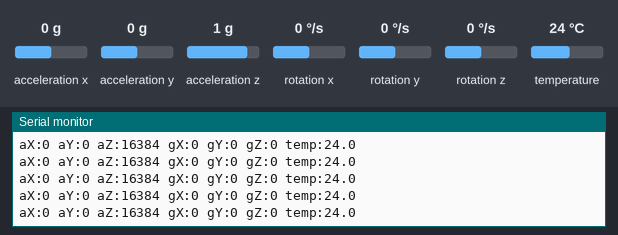
A sketch run on a simulated Arduino Uno, built with avr-gcc and run on an emulated ATmega328P. On the bench: the last lines printed to the serial monitor. The test bench sets the inputs (shaded band); at power-on: acceleration x 0 g, acceleration y 0 g, acceleration z 1 g, rotation x 0 °/s, rotation y 0 °/s, rotation z 0 °/s, temperature 24 °C.

Above: at 1.2 s.
1.3 s: acceleration x set to -1.4 g
At 1.49 s:
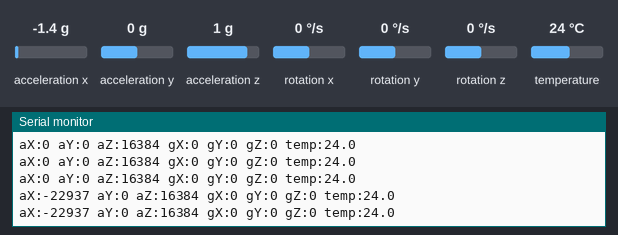
2.8 s: acceleration y set to -1.4 g
At 2.86 s:
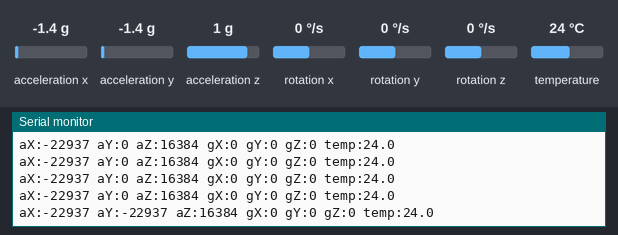
4.3 s: acceleration z set to -1.4 g
At 4.34 s:
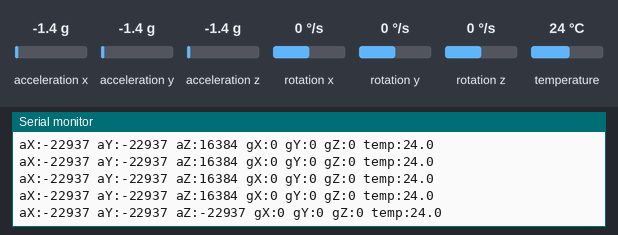
7.3 s: rotation x set to -192 °/s
At 7.4 s:
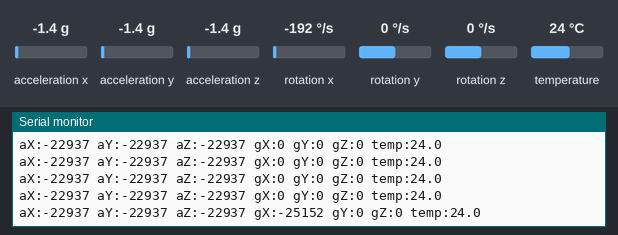
10.3 s: rotation y set to -192 °/s
At 10.36 s:
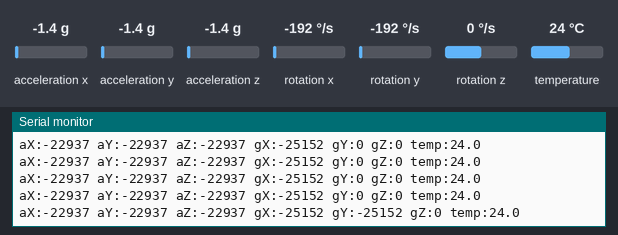

Measured:
- after the input at 1.3 s, the serial monitor: prints a new line after 0.08 s (image 1)
- after the input at 2.8 s, the serial monitor: prints a new line after 0.06 s (image 2)
- after the input at 4.3 s, the serial monitor: prints a new line at once (image 3)
- after the input at 7.3 s, the serial monitor: prints a new line after 0.10 s (image 4)
- after the input at 10.3 s, the serial monitor: prints a new line after 0.06 s (image 5)

The sketch:

MPU6050_sensor.ino
```cpp
#include <Wire.h>
#include <MPU6050.h>

MPU6050 mpu;

void setup() {
  Serial.begin(9600);
  Wire.begin();
  mpu.initialize();

  if (mpu.testConnection()) {
    Serial.println("MPU6050 connected successfully!");
  } else {
    Serial.println("MPU6050 connection failed!");
  }
}

void loop() {
  int16_t ax, ay, az, gx, gy, gz;
  int16_t rawTemp;

  mpu.getMotion6(&ax, &ay, &az, &gx, &gy, &gz);
  rawTemp = mpu.getTemperature();

  float temp = (rawTemp / 340.0) + 36.53;

  Serial.print("aX:"); Serial.print(ax);
  Serial.print(" aY:"); Serial.print(ay);
  Serial.print(" aZ:"); Serial.print(az);
  Serial.print(" gX:"); Serial.print(gx);
  Serial.print(" gY:"); Serial.print(gy);
  Serial.print(" gZ:"); Serial.print(gz);
  Serial.print(" temp:"); Serial.println(temp, 1);

  delay(100);
}
```
